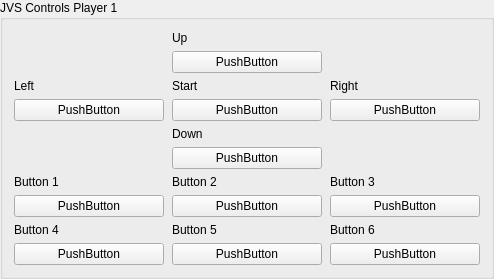
            <widget class="QGroupBox" name="jvsPlayer1GroupBox">
             <property name="title"><string>JVS Controls Player 1</string></property>
             <layout class="QGridLayout" name="jvsPlayer1GridLayout">
              <property name="horizontalSpacing"><number>8</number></property>
              <property name="verticalSpacing"><number>6</number></property>
              <item row="0" column="1"><widget class="QLabel" name="jvsP1UpLabel"><property name="text"><string>Up</string></property></widget></item>
              <item row="1" column="1"><widget class="InputBindingWidget" name="jvsP1UpBinding"><property name="sizePolicy"><sizepolicy hsizetype="Expanding" vsizetype="Fixed"><horstretch>0</horstretch><verstretch>0</verstretch></sizepolicy></property><property name="minimumSize"><size><width>150</width><height>0</height></size></property><property name="bindingName" stdset="0"><string notr="true">P1Up</string></property><property name="text"><string notr="true">PushButton</string></property></widget></item>
              <item row="2" column="0"><widget class="QLabel" name="jvsP1LeftLabel"><property name="text"><string>Left</string></property></widget></item>
              <item row="2" column="1"><widget class="QLabel" name="jvsP1StartLabel"><property name="text"><string>Start</string></property></widget></item>
              <item row="2" column="2"><widget class="QLabel" name="jvsP1RightLabel"><property name="text"><string>Right</string></property></widget></item>
              <item row="3" column="0"><widget class="InputBindingWidget" name="jvsP1LeftBinding"><property name="sizePolicy"><sizepolicy hsizetype="Expanding" vsizetype="Fixed"><horstretch>0</horstretch><verstretch>0</verstretch></sizepolicy></property><property name="minimumSize"><size><width>150</width><height>0</height></size></property><property name="bindingName" stdset="0"><string notr="true">P1Left</string></property><property name="text"><string notr="true">PushButton</string></property></widget></item>
              <item row="3" column="1"><widget class="InputBindingWidget" name="jvsP1StartBinding"><property name="sizePolicy"><sizepolicy hsizetype="Expanding" vsizetype="Fixed"><horstretch>0</horstretch><verstretch>0</verstretch></sizepolicy></property><property name="minimumSize"><size><width>150</width><height>0</height></size></property><property name="bindingName" stdset="0"><string notr="true">P1Start</string></property><property name="text"><string notr="true">PushButton</string></property></widget></item>
              <item row="3" column="2"><widget class="InputBindingWidget" name="jvsP1RightBinding"><property name="sizePolicy"><sizepolicy hsizetype="Expanding" vsizetype="Fixed"><horstretch>0</horstretch><verstretch>0</verstretch></sizepolicy></property><property name="minimumSize"><size><width>150</width><height>0</height></size></property><property name="bindingName" stdset="0"><string notr="true">P1Right</string></property><property name="text"><string notr="true">PushButton</string></property></widget></item>
              <item row="4" column="1"><widget class="QLabel" name="jvsP1DownLabel"><property name="text"><string>Down</string></property></widget></item>
              <item row="5" column="1"><widget class="InputBindingWidget" name="jvsP1DownBinding"><property name="sizePolicy"><sizepolicy hsizetype="Expanding" vsizetype="Fixed"><horstretch>0</horstretch><verstretch>0</verstretch></sizepolicy></property><property name="minimumSize"><size><width>150</width><height>0</height></size></property><property name="bindingName" stdset="0"><string notr="true">P1Down</string></property><property name="text"><string notr="true">PushButton</string></property></widget></item>
              <item row="6" column="0"><widget class="QLabel" name="jvsP1Button1Label"><property name="text"><string>Button 1</string></property></widget></item>
              <item row="6" column="1"><widget class="QLabel" name="jvsP1Button2Label"><property name="text"><string>Button 2</string></property></widget></item>
              <item row="6" column="2"><widget class="QLabel" name="jvsP1Button3Label"><property name="text"><string>Button 3</string></property></widget></item>
              <item row="7" column="0"><widget class="InputBindingWidget" name="jvsP1Button1Binding"><property name="sizePolicy"><sizepolicy hsizetype="Expanding" vsizetype="Fixed"><horstretch>0</horstretch><verstretch>0</verstretch></sizepolicy></property><property name="minimumSize"><size><width>150</width><height>0</height></size></property><property name="bindingName" stdset="0"><string notr="true">P1Button1</string></property><property name="text"><string notr="true">PushButton</string></property></widget></item>
              <item row="7" column="1"><widget class="InputBindingWidget" name="jvsP1Button2Binding"><property name="sizePolicy"><sizepolicy hsizetype="Expanding" vsizetype="Fixed"><horstretch>0</horstretch><verstretch>0</verstretch></sizepolicy></property><property name="minimumSize"><size><width>150</width><height>0</height></size></property><property name="bindingName" stdset="0"><string notr="true">P1Button2</string></property><property name="text"><string notr="true">PushButton</string></property></widget></item>
              <item row="7" column="2"><widget class="InputBindingWidget" name="jvsP1Button3Binding"><property name="sizePolicy"><sizepolicy hsizetype="Expanding" vsizetype="Fixed"><horstretch>0</horstretch><verstretch>0</verstretch></sizepolicy></property><property name="minimumSize"><size><width>150</width><height>0</height></size></property><property name="bindingName" stdset="0"><string notr="true">P1Button3</string></property><property name="text"><string notr="true">PushButton</string></property></widget></item>
              <item row="8" column="0"><widget class="QLabel" name="jvsP1Button4Label"><property name="text"><string>Button 4</string></property></widget></item>
              <item row="8" column="1"><widget class="QLabel" name="jvsP1Button5Label"><property name="text"><string>Button 5</string></property></widget></item>
              <item row="8" column="2"><widget class="QLabel" name="jvsP1Button6Label"><property name="text"><string>Button 6</string></property></widget></item>
              <item row="9" column="0"><widget class="InputBindingWidget" name="jvsP1Button4Binding"><property name="sizePolicy"><sizepolicy hsizetype="Expanding" vsizetype="Fixed"><horstretch>0</horstretch><verstretch>0</verstretch></sizepolicy></property><property name="minimumSize"><size><width>150</width><height>0</height></size></property><property name="bindingName" stdset="0"><string notr="true">P1Button4</string></property><property name="text"><string notr="true">PushButton</string></property></widget></item>
              <item row="9" column="1"><widget class="InputBindingWidget" name="jvsP1Button5Binding"><property name="sizePolicy"><sizepolicy hsizetype="Expanding" vsizetype="Fixed"><horstretch>0</horstretch><verstretch>0</verstretch></sizepolicy></property><property name="minimumSize"><size><width>150</width><height>0</height></size></property><property name="bindingName" stdset="0"><string notr="true">P1Button5</string></property><property name="text"><string notr="true">PushButton</string></property></widget></item>
              <item row="9" column="2"><widget class="InputBindingWidget" name="jvsP1Button6Binding"><property name="sizePolicy"><sizepolicy hsizetype="Expanding" vsizetype="Fixed"><horstretch>0</horstretch><verstretch>0</verstretch></sizepolicy></property><property name="minimumSize"><size><width>150</width><height>0</height></size></property><property name="bindingName" stdset="0"><string notr="true">P1Button6</string></property><property name="text"><string notr="true">PushButton</string></property></widget></item>
             </layout>
            </widget>
